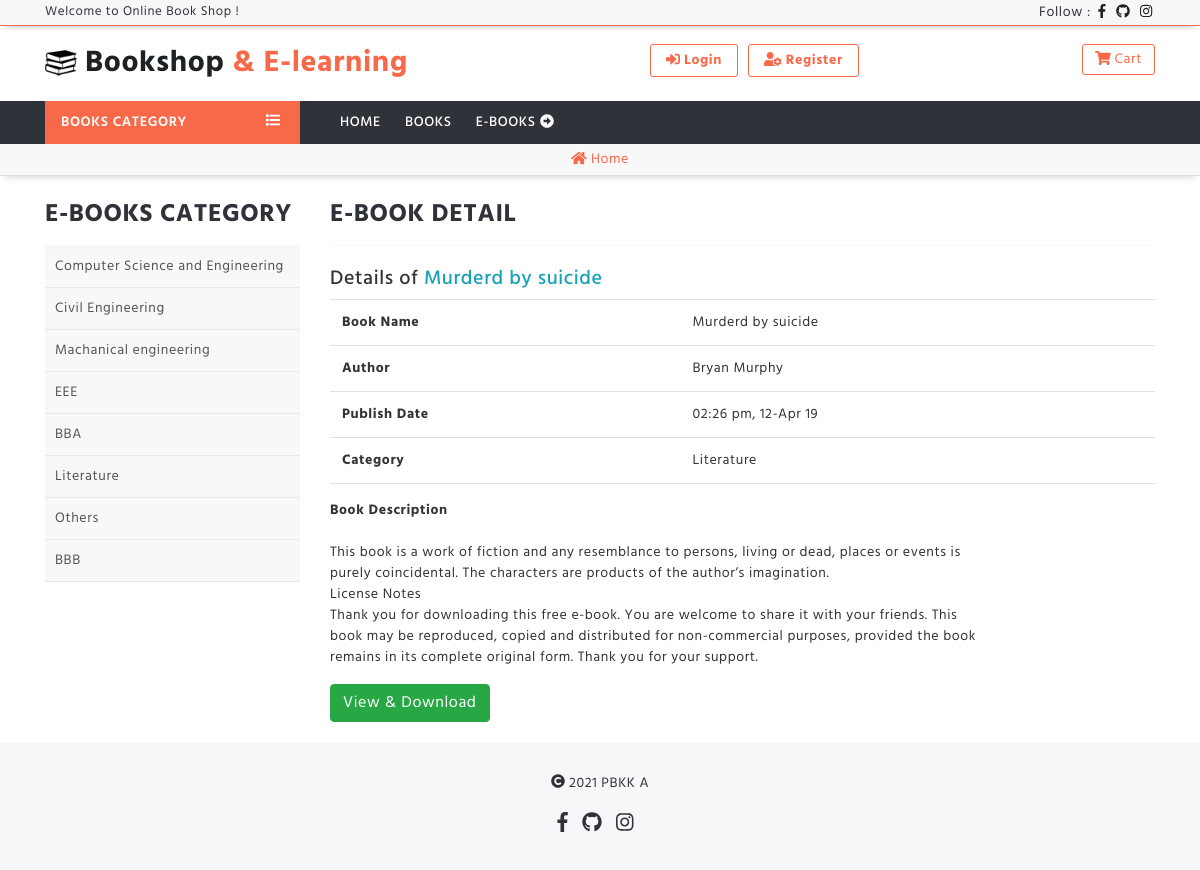
Page /users/ebook-view/3 on the committed database.
### tables this page shows
CREATE TABLE `category` (
  `id` int(11) NOT NULL,
  `category` varchar(100) NOT NULL,
  `description` text NOT NULL,
  `tag` varchar(100) NOT NULL
);

CREATE TABLE `ebooks` (
  `id` int(11) NOT NULL,
  `ebook_name` varchar(200) NOT NULL,
  `description` text NOT NULL,
  `author` varchar(200) NOT NULL,
  `book_file` varchar(500) NOT NULL,
  `book_image` varchar(500) NOT NULL,
  `categoryId` int(11) NOT NULL,
  `dateTime` timestamp NOT NULL DEFAULT current_timestamp()
);

### application/controllers/users.php (called while the page is built, shortened)
<?php
class Users extends CI_Controller {
	public function __construct()
	{
		$this->load->library('cart');
	}
	public function ebook_view($id)
	{
		$this->load->model('admin_model');
		$view['category'] = $this->admin_model->get_category();
		$this->load->model('admin_model');
		$view['ebook_detail'] = $this->admin_model->get_ebook_detail($id);
		if($this->admin_model->get_ebook_detail($id))
		{
			$view['user_view'] = "users/ebook_detail";
			$this->load->view('layouts/user_layout', $view);
		}
		else
		{
			$view['user_view'] = "temp/404page";
			$this->load->view('layouts/user_layout', $view);
		}
	}
}

### index.php (called while the page is built, shortened)
<?php
require_once BASEPATH.'core/CodeIgniter.php';

### application/models/admin_model.php (called while the page is built, shortened)
<?php
class admin_model extends CI_Model
{
	public function get_category()
	{
		$query = $this->db->get('category');
		return $query->result();
	}
	public function get_ebook_detail($id)
	{
		$this->db->select('ebooks.*, category.category');
		$this->db->from('ebooks');
		$this->db->join('category', 'ebooks.categoryId = category.id');
		$this->db->where('ebooks.id', $id);
		$query = $this->db->get();
		return $query->row();
	}
}

### application/views/users/ebook_detail.php (the view)
<br>
<div class="row">
  <div class="col-lg-3">
    <div id="table-header">e-books category</div>
    <div class="ebooks-menu">
      <ul>
        <?php foreach($category as $ctg): ?>
        <?php print '<li><a href="'.base_url('users/all_ebooks').'/?ctg='.$ctg->id.'">'.$ctg->category.'</a></li>';?>
        <?php endforeach; ?>
      </ul>
    </div>
  </div>
  <div class="col-lg-9">
	<div class="row">
		<div class="col-lg-12">
			<div id="table-header">E-book Detail</div><br>
			<div><h5>Details of <span class="text-info"><?= strip_tags($ebook_detail->ebook_name) ?></span></h5></div>
			<table class="table">
				<tr>
					<th>Book Name</th>
					<td colspan="1"><?= strip_tags($ebook_detail->ebook_name) ?></td>
				</tr>
				<tr>
					<th>Author</th>
					<td colspan="1"><?= strip_tags($ebook_detail->author) ?></td>
				</tr>
				<tr>
					<th>Publish Date</th>
					<td colspan="1"><?= date('h:i a, d-M y', strtotime(strip_tags($ebook_detail->dateTime))) ?></td>
				</tr>
				<tr class="border-bottom">
					<th>Category</th>
					<td colspan="1"><?= strip_tags($ebook_detail->category) ?></td>
				</tr>
			</table>
			<div><b>Book Description</b></div><br>
			<p><?= nl2br(strip_tags($ebook_detail->description)) ?></p>
			<a href="<?= $ebook_detail->book_file ?>" target = "_blank" class = "btn btn-success">View & Download</a>
		</div>
	</div>
  </div>
</div>
<br>

### tool/css/style.css (style rules this page uses)
* { margin: 0; padding: 0; }
body { font-family: myfont; font-size: 14px; font-weight: 400; letter-spacing: .6px; color: #333; }
p, a, b, span { word-break: break-word; }
h1, h2, h3, h4, h5, h6 { color: #333; word-break: break-word; }
#form-header, #table-header { border-bottom: 1px solid #F6F7F8; font-size: 25px; padding-bottom: 10px; text-transform: uppercase; font-weight: 700; color: #30323A; }
.ebooks-menu { background: #F7F8FA; }
.ebooks-menu ul { padding: 0; margin: 0; }
.ebooks-menu ul li { list-style: none; }
.ebooks-menu ul li a { display: block; width: 100%; padding: 10px 10px; color: #555; border-bottom: 1px solid #E7E8EA; transition: .4s; }

### rows in the picture
category: category "Computer Science and Engineering"
category: category "Civil Engineering"
category: category "Machanical engineering"
category: category "EEE"
category: category "BBA"
category: category "Literature"
category: category "Others"
category: category "BBB"
ebooks: ebook_name "Murderd by suicide", author "Bryan Murphy", dateTime "02:26 pm, 12-Apr 19", categoryId.category "Literature", description "This book is a work of fiction and any resemblance to persons, living or dead, places or events is purely coincidental. The characters are products of the author’s imagination. License Notes Thank you for downloading this free e-book. You are welcome to share it with your friends. This book may be reproduced, copied and distributed for non-commercial purposes, provided the book remains in its complete original form. Thank you for your support."
